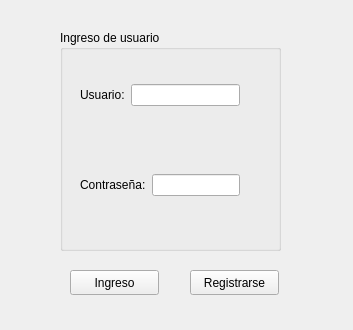
<?xml version="1.0" encoding="UTF-8"?>
<ui version="4.0">
 <class>datosentrada_sesion_usr</class>
 <widget class="QWidget" name="datosentrada_sesion_usr">
  <property name="geometry">
   <rect>
    <x>0</x>
    <y>0</y>
    <width>353</width>
    <height>330</height>
   </rect>
  </property>
  <property name="windowTitle">
   <string>Confirmar sesion</string>
  </property>
  <widget class="QPushButton" name="ir">
   <property name="geometry">
    <rect>
     <x>70</x>
     <y>270</y>
     <width>89</width>
     <height>25</height>
    </rect>
   </property>
   <property name="text">
    <string>Ingreso</string>
   </property>
  </widget>
  <widget class="QGroupBox" name="groupBox">
   <property name="geometry">
    <rect>
     <x>60</x>
     <y>30</y>
     <width>221</width>
     <height>221</height>
    </rect>
   </property>
   <property name="minimumSize">
    <size>
     <width>100</width>
     <height>100</height>
    </size>
   </property>
   <property name="tabletTracking">
    <bool>false</bool>
   </property>
   <property name="title">
    <string>Ingreso de usuario</string>
   </property>
   <widget class="QWidget" name="horizontalLayoutWidget">
    <property name="geometry">
     <rect>
      <x>20</x>
      <y>30</y>
      <width>160</width>
      <height>70</height>
     </rect>
    </property>
    <layout class="QHBoxLayout" name="horizontalLayout">
     <item>
      <widget class="QLabel" name="label">
       <property name="text">
        <string>Usuario:</string>
       </property>
      </widget>
     </item>
     <item>
      <widget class="QLineEdit" name="lineEdit"/>
     </item>
    </layout>
   </widget>
   <widget class="QWidget" name="horizontalLayoutWidget_2">
    <property name="geometry">
     <rect>
      <x>20</x>
      <y>120</y>
      <width>160</width>
      <height>70</height>
     </rect>
    </property>
    <layout class="QHBoxLayout" name="horizontalLayout_2">
     <item>
      <widget class="QLabel" name="label_2">
       <property name="text">
        <string>Contraseña:</string>
       </property>
      </widget>
     </item>
     <item>
      <widget class="QLineEdit" name="lineEdit_2"/>
     </item>
    </layout>
   </widget>
  </widget>
  <widget class="QPushButton" name="Registrar2">
   <property name="geometry">
    <rect>
     <x>190</x>
     <y>270</y>
     <width>89</width>
     <height>25</height>
    </rect>
   </property>
   <property name="text">
    <string>Registrarse</string>
   </property>
  </widget>
 </widget>
 <resources/>
 <connections/>
</ui>
